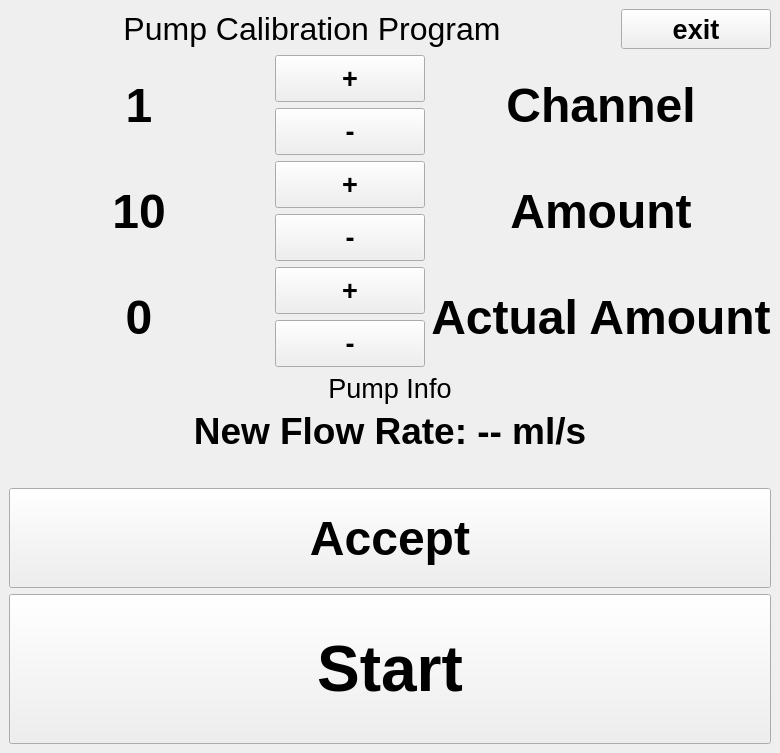
<?xml version="1.0" encoding="UTF-8"?>
<ui version="4.0">
 <class>CalibrationWindow</class>
 <widget class="QMainWindow" name="CalibrationWindow">
  <property name="geometry">
   <rect>
    <x>0</x>
    <y>0</y>
    <width>780</width>
    <height>480</height>
   </rect>
  </property>
  <property name="windowTitle">
   <string>Calibration</string>
  </property>
  <property name="styleSheet">
   <string notr="true"/>
  </property>
  <widget class="QWidget" name="centralwidget">
   <layout class="QVBoxLayout" name="verticalLayout">
    <item>
     <layout class="QGridLayout" name="gridLayout">
      <item row="3" column="2" rowspan="2">
       <widget class="QLabel" name="label_2">
        <property name="font">
         <font>
          <pointsize>36</pointsize>
          <weight>75</weight>
          <bold>true</bold>
         </font>
        </property>
        <property name="text">
         <string>Amount</string>
        </property>
        <property name="alignment">
         <set>Qt::AlignCenter</set>
        </property>
        <property name="cssClass" stdset="0">
         <string>bold</string>
        </property>
       </widget>
      </item>
      <item row="1" column="2" rowspan="2">
       <widget class="QLabel" name="label">
        <property name="font">
         <font>
          <pointsize>36</pointsize>
          <weight>75</weight>
          <bold>true</bold>
         </font>
        </property>
        <property name="text">
         <string>Channel</string>
        </property>
        <property name="alignment">
         <set>Qt::AlignCenter</set>
        </property>
        <property name="cssClass" stdset="0">
         <string>bold</string>
        </property>
       </widget>
      </item>
      <item row="3" column="1">
       <widget class="QPushButton" name="amount_plus">
        <property name="minimumSize">
         <size>
          <width>60</width>
          <height>40</height>
         </size>
        </property>
        <property name="maximumSize">
         <size>
          <width>150</width>
          <height>150</height>
         </size>
        </property>
        <property name="font">
         <font>
          <pointsize>20</pointsize>
          <weight>75</weight>
          <bold>true</bold>
         </font>
        </property>
        <property name="text">
         <string>+</string>
        </property>
        <property name="cssClass" stdset="0">
         <string>btn-inverted</string>
        </property>
       </widget>
      </item>
      <item row="4" column="1">
       <widget class="QPushButton" name="amount_minus">
        <property name="minimumSize">
         <size>
          <width>60</width>
          <height>40</height>
         </size>
        </property>
        <property name="maximumSize">
         <size>
          <width>150</width>
          <height>150</height>
         </size>
        </property>
        <property name="font">
         <font>
          <pointsize>20</pointsize>
          <weight>75</weight>
          <bold>true</bold>
         </font>
        </property>
        <property name="text">
         <string>-</string>
        </property>
        <property name="cssClass" stdset="0">
         <string>btn-inverted</string>
        </property>
       </widget>
      </item>
      <item row="11" column="0" colspan="3">
       <widget class="QPushButton" name="PB_start">
        <property name="minimumSize">
         <size>
          <width>0</width>
          <height>150</height>
         </size>
        </property>
        <property name="maximumSize">
         <size>
          <width>16777215</width>
          <height>500</height>
         </size>
        </property>
        <property name="font">
         <font>
          <pointsize>48</pointsize>
          <weight>75</weight>
          <bold>true</bold>
         </font>
        </property>
        <property name="text">
         <string>Start</string>
        </property>
        <property name="cssClass" stdset="0">
         <string>btn-inverted</string>
        </property>
       </widget>
      </item>
      <item row="1" column="1">
       <widget class="QPushButton" name="channel_plus">
        <property name="minimumSize">
         <size>
          <width>100</width>
          <height>40</height>
         </size>
        </property>
        <property name="maximumSize">
         <size>
          <width>150</width>
          <height>150</height>
         </size>
        </property>
        <property name="font">
         <font>
          <pointsize>20</pointsize>
          <weight>75</weight>
          <bold>true</bold>
         </font>
        </property>
        <property name="text">
         <string>+</string>
        </property>
        <property name="cssClass" stdset="0">
         <string>btn-inverted</string>
        </property>
       </widget>
      </item>
      <item row="2" column="1">
       <widget class="QPushButton" name="channel_minus">
        <property name="minimumSize">
         <size>
          <width>60</width>
          <height>40</height>
         </size>
        </property>
        <property name="maximumSize">
         <size>
          <width>150</width>
          <height>150</height>
         </size>
        </property>
        <property name="font">
         <font>
          <pointsize>20</pointsize>
          <weight>75</weight>
          <bold>true</bold>
         </font>
        </property>
        <property name="text">
         <string>-</string>
        </property>
        <property name="cssClass" stdset="0">
         <string>btn-inverted</string>
        </property>
       </widget>
      </item>
      <item row="3" column="0" rowspan="2">
       <widget class="QLabel" name="amount">
        <property name="minimumSize">
         <size>
          <width>0</width>
          <height>100</height>
         </size>
        </property>
        <property name="maximumSize">
         <size>
          <width>16777215</width>
          <height>300</height>
         </size>
        </property>
        <property name="font">
         <font>
          <pointsize>36</pointsize>
          <weight>75</weight>
          <bold>true</bold>
         </font>
        </property>
        <property name="text">
         <string>10</string>
        </property>
        <property name="alignment">
         <set>Qt::AlignCenter</set>
        </property>
        <property name="cssClass" stdset="0">
         <string>bold</string>
        </property>
       </widget>
      </item>
      <item row="1" column="0" rowspan="2">
       <widget class="QLabel" name="channel">
        <property name="minimumSize">
         <size>
          <width>0</width>
          <height>100</height>
         </size>
        </property>
        <property name="maximumSize">
         <size>
          <width>16777215</width>
          <height>300</height>
         </size>
        </property>
        <property name="font">
         <font>
          <pointsize>36</pointsize>
          <weight>75</weight>
          <bold>true</bold>
         </font>
        </property>
        <property name="text">
         <string>1</string>
        </property>
        <property name="alignment">
         <set>Qt::AlignCenter</set>
        </property>
        <property name="cssClass" stdset="0">
         <string>bold</string>
        </property>
       </widget>
      </item>
      <item row="0" column="0" colspan="3">
       <layout class="QHBoxLayout" name="horizontalLayout">
        <item>
         <widget class="QLabel" name="label_4">
          <property name="minimumSize">
           <size>
            <width>0</width>
            <height>30</height>
           </size>
          </property>
          <property name="maximumSize">
           <size>
            <width>16777215</width>
            <height>50</height>
           </size>
          </property>
          <property name="font">
           <font>
            <pointsize>24</pointsize>
           </font>
          </property>
          <property name="styleSheet">
           <string notr="true"/>
          </property>
          <property name="text">
           <string>Pump Calibration Program</string>
          </property>
          <property name="alignment">
           <set>Qt::AlignCenter</set>
          </property>
         </widget>
        </item>
        <item>
         <widget class="QPushButton" name="button_exit">
          <property name="minimumSize">
           <size>
            <width>100</width>
            <height>40</height>
           </size>
          </property>
          <property name="maximumSize">
           <size>
            <width>150</width>
            <height>150</height>
           </size>
          </property>
          <property name="font">
           <font>
            <pointsize>20</pointsize>
            <weight>75</weight>
            <bold>true</bold>
           </font>
          </property>
          <property name="text">
           <string>exit</string>
          </property>
          <property name="cssClass" stdset="0">
           <string>btn-inverted</string>
          </property>
         </widget>
        </item>
       </layout>
      </item>
      <item row="5" column="0" rowspan="2">
       <widget class="QLabel" name="actual_amount">
        <property name="minimumSize">
         <size>
          <width>0</width>
          <height>100</height>
         </size>
        </property>
        <property name="maximumSize">
         <size>
          <width>16777215</width>
          <height>300</height>
         </size>
        </property>
        <property name="font">
         <font>
          <pointsize>36</pointsize>
          <weight>75</weight>
          <bold>true</bold>
         </font>
        </property>
        <property name="text">
         <string>0</string>
        </property>
        <property name="alignment">
         <set>Qt::AlignCenter</set>
        </property>
        <property name="cssClass" stdset="0">
         <string>bold</string>
        </property>
       </widget>
      </item>
      <item row="5" column="1">
       <widget class="QPushButton" name="actual_amount_plus">
        <property name="minimumSize">
         <size>
          <width>60</width>
          <height>40</height>
         </size>
        </property>
        <property name="maximumSize">
         <size>
          <width>150</width>
          <height>150</height>
         </size>
        </property>
        <property name="font">
         <font>
          <pointsize>20</pointsize>
          <weight>75</weight>
          <bold>true</bold>
         </font>
        </property>
        <property name="text">
         <string>+</string>
        </property>
        <property name="cssClass" stdset="0">
         <string>btn-inverted</string>
        </property>
       </widget>
      </item>
      <item row="6" column="1">
       <widget class="QPushButton" name="actual_amount_minus">
        <property name="minimumSize">
         <size>
          <width>60</width>
          <height>40</height>
         </size>
        </property>
        <property name="maximumSize">
         <size>
          <width>150</width>
          <height>150</height>
         </size>
        </property>
        <property name="font">
         <font>
          <pointsize>20</pointsize>
          <weight>75</weight>
          <bold>true</bold>
         </font>
        </property>
        <property name="text">
         <string>-</string>
        </property>
        <property name="cssClass" stdset="0">
         <string>btn-inverted</string>
        </property>
       </widget>
      </item>
      <item row="5" column="2" rowspan="2">
       <widget class="QLabel" name="label_actual">
        <property name="font">
         <font>
          <pointsize>36</pointsize>
          <weight>75</weight>
          <bold>true</bold>
         </font>
        </property>
        <property name="text">
         <string>Actual Amount</string>
        </property>
        <property name="alignment">
         <set>Qt::AlignCenter</set>
        </property>
        <property name="cssClass" stdset="0">
         <string>bold</string>
        </property>
       </widget>
      </item>
      <item row="7" column="0" colspan="3">
       <widget class="QLabel" name="pump_info_label">
        <property name="font">
         <font>
          <pointsize>20</pointsize>
         </font>
        </property>
        <property name="text">
         <string>Pump Info</string>
        </property>
        <property name="alignment">
         <set>Qt::AlignCenter</set>
        </property>
       </widget>
      </item>
      <item row="8" column="0" colspan="3">
       <widget class="QLabel" name="calculated_flow_rate">
        <property name="font">
         <font>
          <pointsize>28</pointsize>
          <weight>75</weight>
          <bold>true</bold>
         </font>
        </property>
        <property name="text">
         <string>New Flow Rate: -- ml/s</string>
        </property>
        <property name="alignment">
         <set>Qt::AlignCenter</set>
        </property>
        <property name="cssClass" stdset="0">
         <string>bold</string>
        </property>
       </widget>
      </item>
      <item row="9" column="0" colspan="3">
       <widget class="QLabel" name="warning_label">
        <property name="font">
         <font>
          <pointsize>16</pointsize>
         </font>
        </property>
        <property name="text">
         <string></string>
        </property>
        <property name="alignment">
         <set>Qt::AlignCenter</set>
        </property>
        <property name="wordWrap">
         <bool>true</bool>
        </property>
        <property name="cssClass" stdset="0">
         <string>warning</string>
        </property>
       </widget>
      </item>
      <item row="10" column="0" colspan="3">
       <widget class="QPushButton" name="PB_accept">
        <property name="minimumSize">
         <size>
          <width>0</width>
          <height>100</height>
         </size>
        </property>
        <property name="maximumSize">
         <size>
          <width>16777215</width>
          <height>300</height>
         </size>
        </property>
        <property name="font">
         <font>
          <pointsize>36</pointsize>
          <weight>75</weight>
          <bold>true</bold>
         </font>
        </property>
        <property name="text">
         <string>Accept</string>
        </property>
        <property name="cssClass" stdset="0">
         <string>btn-inverted</string>
        </property>
       </widget>
      </item>
     </layout>
    </item>
   </layout>
  </widget>
 </widget>
 <resources/>
 <connections/>
</ui>
